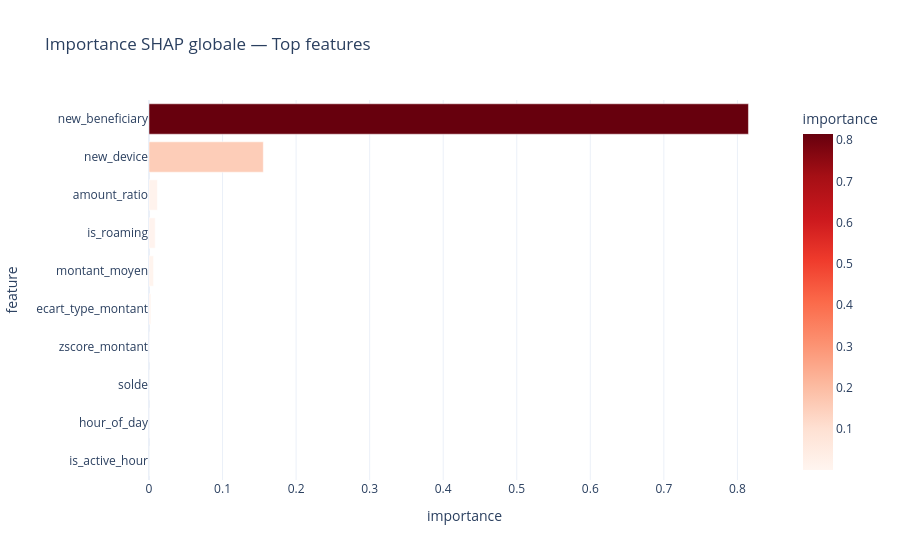

The notebook cell saved with this chart:
### Markdown cell above
---
## 5. Explicabilité SHAP

### Code cell
# Importance SHAP globale (déjà calculée par evaluate)
if report.get('shap_importance'):
    df_shap = pd.DataFrame(report['shap_importance'])
    fig = px.bar(
        df_shap, x='importance', y='feature', orientation='h',
        title='Importance SHAP globale — Top features',
        color='importance', color_continuous_scale='Reds'
    )
    fig.update_layout(yaxis={'categoryorder': 'total ascending'})
    fig.show()
else:
    print('SHAP non disponible')

### Figure 1 — Plotly figure (JSON) as saved in the notebook; plotly's stock layout.template omitted (floating-point values rounded to 4 significant figures)
{"data": [{"hovertemplate": "importance=%{marker.color}<br>feature=%{y}<extra></extra>", "legendgroup": "", "marker": {"color": [0.815, 0.1554, 0.0114, 0.0084, 0.0062, 0.0026, 0.0004, 0.0003, 0.0002, 0.0001], "coloraxis": "coloraxis", "pattern": {"shape": ""}}, "name": "", "orientation": "h", "showlegend": false, "textposition": "auto", "type": "bar", "x": [0.815, 0.1554, 0.0114, 0.0084, 0.0062, 0.0026, 0.0004, 0.0003, 0.0002, 0.0001], "xaxis": "x", "y": ["new_beneficiary", "new_device", "amount_ratio", "is_roaming", "montant_moyen", "ecart_type_montant", "zscore_montant", "solde", "hour_of_day", "is_active_hour"], "yaxis": "y"}], "layout": {"barmode": "relative", "coloraxis": {"autocolorscale": false, "colorbar": {"title": {"text": "importance"}}, "colorscale": [[0, "rgb(255,245,240)"], [0.125, "rgb(254,224,210)"], [0.25, "rgb(252,187,161)"], [0.375, "rgb(252,146,114)"], [0.5, "rgb(251,106,74)"], [0.625, "rgb(239,59,44)"], [0.75, "rgb(203,24,29)"], [0.875, "rgb(165,15,21)"], [1, "rgb(103,0,13)"]]}, "legend": {"tracegroupgap": 0}, "title": {"text": "Importance SHAP globale — Top features"}, "xaxis": {"anchor": "y", "domain": [0, 1], "title": {"text": "importance"}}, "yaxis": {"anchor": "x", "categoryorder": "total ascending", "domain": [0, 1], "title": {"text": "feature"}}}}
